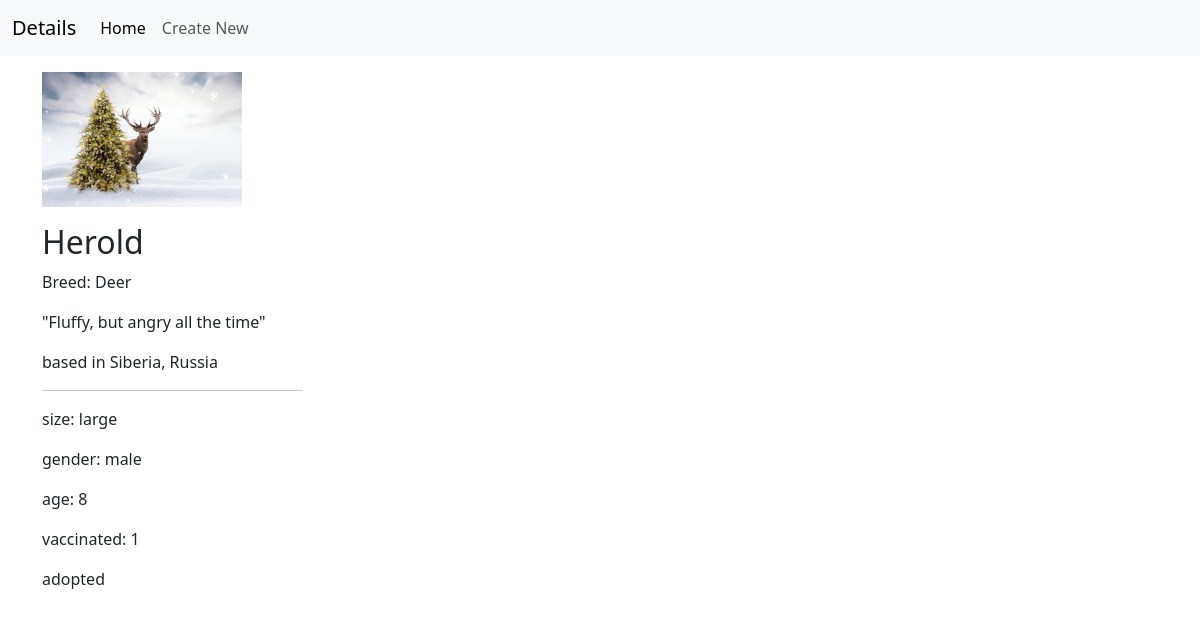
/Admin/details.php?x=6 (signed in), run on the app's committed database.
### tables this page shows
CREATE TABLE `animals` (
  `id` int(11) NOT NULL,
  `name` varchar(255) NOT NULL,
  `location` varchar(255) NOT NULL,
  `description` varchar(255) NOT NULL,
  `size` varchar(255) NOT NULL,
  `vaccinated` varchar(255) NOT NULL,
  `age` int(11) NOT NULL,
  `breed` varchar(255) NOT NULL,
  `gender` varchar(255) NOT NULL,
  `status` varchar(255) NOT NULL DEFAULT 'available',
  `picture` varchar(255) DEFAULT NULL
);

### Admin/details.php (the view, shortened to what this page needs)
<?php
require_once "../db_connection.php";
$id= $_GET["x"];
$sql= "SELECT * FROM animals WHERE id=$id";
$result=mysqli_query($connect, $sql);
$row= mysqli_fetch_assoc($result);
?>
<!DOCTYPE html>
<html lang="en">
<head>
    <link  href="https://cdn.jsdelivr.net/npm/bootstrap@5.3.0/dist/css/bootstrap.min.css"  rel="stylesheet">
</head>
<body>
<nav class="navbar navbar-expand-lg bg-body-tertiary">
  <div class="container-fluid">
    <a class="navbar-brand" href="#">Details</a>
    <div class="collapse navbar-collapse" id="navbarSupportedContent">
      <ul class="navbar-nav me-auto mb-2 mb-lg-0">
        <li class="nav-item">
          <a class="nav-link active" aria-current="page" href="index.php">Home</a>
        </li>
        <li class="nav-item">
          <a class="nav-link" href="create.php">Create New</a>
        </li>
      </ul>
    </div>
  </div>
</nav>
<div class="container">
    <div class="row row-cols-lg-4 row-cols-md-3 row-cols-sm-2 row-cols-sx-1">
    <div class="mt-3">
    <p><img src="<?="../img/$row[picture]"?>" width="200"></p>
    <h2><?=$row["name"] ?></h2>
    <p>Breed: <?=$row["breed"] ?></p>
    <p>"<?=$row["description"] ?>"</p>
    <p>based in <?=$row["location"] ?></p>
    <hr>
    <p>size: <?=$row["size"] ?></p>
    <p>gender: <?=$row["gender"] ?></p>
    <p>age: <?=$row["age"] ?></p>
    <p>vaccinated: <?=$row["vaccinated"] ?></p>
    <p><?=$row["status"] ?></p>
    </div>
    </div>
</div>
</body>
</html>
</body>
</html>

### data on the page
animals: picture (picture), name "Herold", breed "Deer", description "Fluffy, but angry all the time", location "Siberia, Russia", size "large", gender "male", age "8", vaccinated "1", status "adopted"
